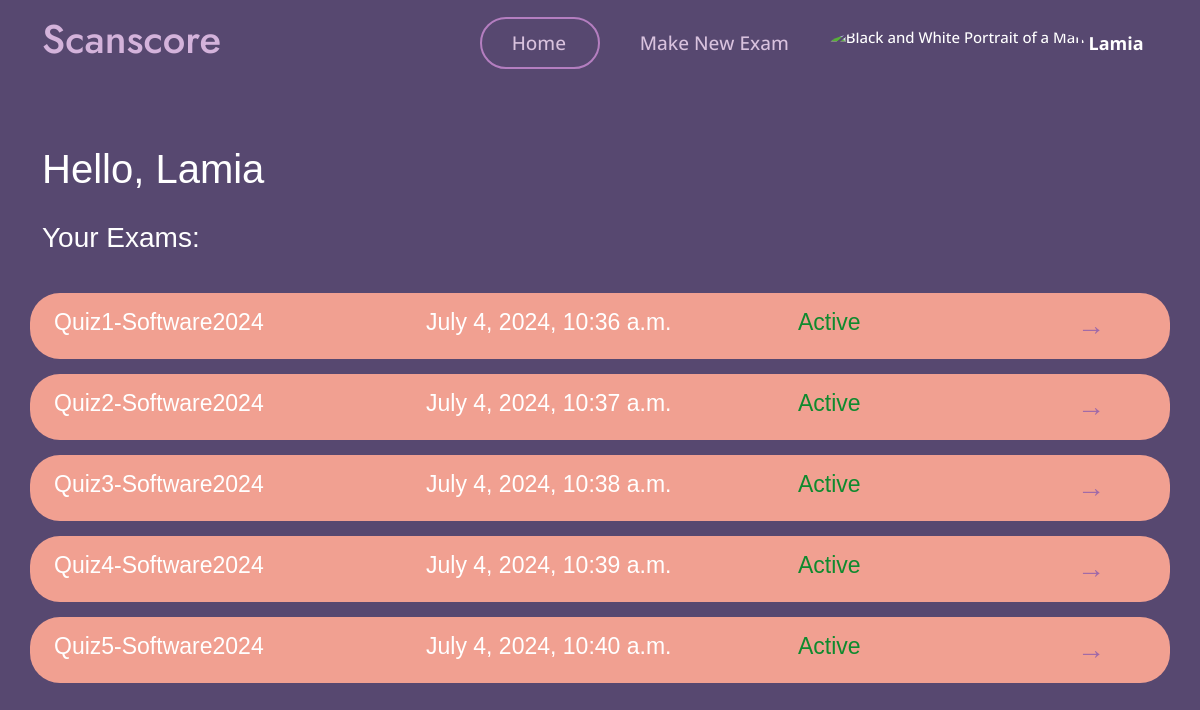
The app's page /teacher_dashboard/ (signed in) with its own data.
### myapp/models.py (models this page shows)
class User(AbstractUser):
    userType = models.CharField(max_length=10, choices=[('teacher', 'Teacher'), ('student', 'Student')])

class Exam(models.Model):
    name = models.CharField(max_length=100)
    teacher = models.ForeignKey(User, on_delete=models.CASCADE)
    question= models.TextField(max_length=10000)
    model_answer = models.TextField(max_length=10000)
    keywordsList = models.TextField(max_length=10000,null=True,blank=True)
    is_active = models.BooleanField(default=False)
    time_created = models.DateTimeField(auto_now_add=True)
    time_updated = models.DateTimeField(auto_now=True)
    ocr_graded = models.BooleanField(default=False)

### myapp/views.py (the view)
# urls.py: path('teacher_dashboard/', views.teacher_dashboard, name='teacher_dashboard'),
def teacher_dashboard(request):
    if not hasattr(request.user, 'teacher'): # Check if the user is a teacher
        return HttpResponseForbidden("You are not authorized to view this page.")
    exams = Exam.objects.filter(teacher=request.user)
    return render(request, 'myapp/teacher/teacher_dashboard.html', {'exams': exams})

### templates/myapp/teacher/teacher_dashboard.html (shortened to what this page needs)
{% load static %}
<!DOCTYPE html>
<html lang="en">
<head>
    <link href="{% static 'vendor/aos/aos.css' %}" rel="stylesheet">
    <link href="{% static 'vendor/bootstrap/css/bootstrap.min.css' %}" rel="stylesheet">
    <link href="{% static 'vendor/bootstrap-icons/bootstrap-icons.css' %}" rel="stylesheet">
    <link href="{% static 'vendor/boxicons/css/boxicons.min.css' %}" rel="stylesheet">
    <link href="{% static 'vendor/glightbox/css/glightbox.min.css' %}" rel="stylesheet">
    <link href="{% static 'vendor/remixicon/remixicon.css' %}" rel="stylesheet">
    <link href="{% static 'vendor/swiper/swiper-bundle.min.css' %}" rel="stylesheet">
    <link href="{% static 'css/main.css' %}" rel="stylesheet">
    <link href="{% static 'css/style.css' %}" rel="stylesheet">
</head>
<body>
    <header id="header" class="fixed-top">
        <div class="container d-flex align-items-center justify-content-between">
            <h1 class="me-auto"><a href="{% url 'teacher_dashboard' %}" style="color: #d4b3db;" id="scan">Scanscore</a>
            </h1>
            <nav id="navbar" class="navbar order-last order-lg-0">
                <ul>
                    <li><a class="nav-link scrollto active Active" href="{% url 'teacher_dashboard' %}"
                            id="home">Home</a>
                    </li>
                    <li><a class="nav-link scrollto" href="{% url 'create_exam' %}" id="makenew">Make New Exam</a></li>
                    <li class="dropdown">
                        <a href="#">
                            <img src="{% static 'img/unknown_user.jpg' %}" class="rounded-circle" height="35"
                                alt="Black and White Portrait of a Man" loading="lazy" id="img_pro" />
                            <strong class="d-none d-sm-block ms-1" id="username">{{ user.first_name }}</strong>
                            <i class="bi bi-chevron-down" id="arrow_pro"></i>
                        </a>
                    </li>
                </ul>
            </nav>
        </div>
    </header>
    <section style="text-align: left;font-family: Arial, Helvetica, sans-serif; background: transparent;">
        <div class="container">
            {% block content %}
            <h1 id="hello"
                style="font-family: 'Trebuchet MS', 'Lucida Sans Unicode', 'Lucida Grande', 'Lucida Sans', Arial, sans-serif;color: white;margin-top: 15px;">
                Hello, {{ user.first_name }}
            </h1>
            <h3 style="font-family: 'Trebuchet MS', 'Lucida Sans Unicode', 'Lucida Grande', 'Lucida Sans', Arial, sans-serif;color: white;position: relative;
  top: 20px;" id="your_exam">
                Your Exams:</h3>
            <div class="exam-list">
                {% for exam in exams %}
                <div class="row exam-item" id="exam-list">
                    <div class="col-md-4 col-12">{{ exam.name }}</div>
                    <div class="col-md-4 col-12">{{ exam.time_created }}</div>
                    <div class="col-md-3 col-10">
                        {% if exam.is_active %}
                        <span class="active act_class" id="act" style="color:#0f8a2e">Active</span>
                        {% else %}
                        <span class="inactive act_class" id="inact" style="color:#db3a3a">Inactive</span>
                        {% endif %}
                    </div>
                    <a href="{% url 'view_exam_teacher' exam.id %}" class="col-md-1 col-2" id="arrow-dir">→</a>
                </div>
                {% empty %}
                <div style="text-align: center;">
                    <h2 style="padding-left: 15px;">No exams created yet.</h2>
                </div>
                {% endfor %}
            </div>
            {% endblock %}
        </div>
    </section>
</body>
</html>

### static/css/main.css (style rules this page uses)
:root { --default-font: "Open Sans", system-ui, -apple-system, "Segoe UI", Roboto, "Helvetica Neue", Arial, "Noto Sans", "Liberation Sans", sans-serif, "Apple Color Emoji", "Segoe UI Emoji", "Segoe UI Symbol", "Noto Color Emoji"; --heading-font: "Jost", sans-serif; --nav-font: "Poppins", sans-serif; }
:root { --background-color: #ffffff; --background-color-rgb: 255, 255, 255; --default-color: #444444; --default-color-rgb: 68, 68, 68; --heading-color: #37517e; --heading-color-rgb: 55, 81, 126; --accent-color: #47b2e4; --accent-color-rgb: 71, 178, 228; --contrast-color: #ffffff; --contrast-color-rgb: 255, 255, 255; }
:root { --nav-color: #ffffff; --nav-hover-color: #47b2e4; --nav-dropdown-color: #444444; --nav-dropdown-hover-color: #47b2e4; --nav-dropdown-background-color: #ffffff; }
:root { scroll-behavior: smooth; }
body { color: var(--default-color); background-color: var(--background-color); font-family: var(--default-font); }
a { color: var(--accent-color); text-decoration: none; transition: 0.3s; }
h1, h2, h3, h4, h5, h6 { color: var(--heading-color); font-family: var(--heading-font); }
section, .section { color: var(--default-color); background-color: var(--background-color); padding: 60px 0; scroll-margin-top: 88px; overflow: clip; }

### Scanscore/static/css/style.css (style rules this page uses)
body { font-family: "Open Sans", sans-serif; background: #574870 !important; }
:root { --background-color: #ffffff; --background-color-rgb: 255, 255, 255; --default-color: #444444; --default-color-rgb: 68, 68, 68; --heading-color: #9e69a9; --heading-color-rgb: 55, 81, 126; --accent-color: #9e69a9; --accent-color-rgb: 71, 178, 228; --contrast-color: #ffffff; --contrast-color-rgb: 255, 255, 255; }
#home { color: #d9c2de; width: 120px; border-radius: 50px; font-size: 19px; }
#makenew { color: #d9c2de; font-size: 19px; width: 190px; margin-left: 10px; border-radius: 50px; }
#header { background-color: transparent; }
#header .container { display: flex; justify-content: center; align-items: center; height: 100%; }
#username { font-size: 18px; }
#exam-list { border-radius: 30px; background-color: #f1a091; color: #fff; padding: 12px; margin-bottom: 15px; font-size: 23px; position: relative; top: 50px; }
#arrow-dir { color: #9e69a9; text-decoration: none; font-size: 28px; }
.Active { border: 2px solid #b47ec0 !important; }
a { text-decoration: none; }
#header { transition: all 0.5s; z-index: 997; padding: 15px 0; }
.navbar { padding: 0; }
.navbar ul { margin: 0; padding: 0; display: flex; list-style: none; align-items: center; }
.navbar li { position: relative; }
.navbar a, .navbar a:focus { display: flex; align-items: center; justify-content: space-between; padding: 10px 0 10px 30px; font-size: 15px; font-weight: 500; color: #fff; white-space: nowrap; transition: 0.3s; }
.navbar a i, .navbar a:focus i { font-size: 12px; line-height: 0; margin-left: 5px; }
.navbar a:hover, .navbar .active, .navbar .active:focus, .navbar li:hover>a { color: #906899; }
section { padding: 60px 0; overflow: hidden; position: relative; top: 70px; }

### records on screen
User: first_name "Lamia"
Exam: name "Quiz1-Software2024", time_created "July 4, 2024, 10:36 a.m.", is_active "Active"
Exam: name "Quiz2-Software2024", time_created "July 4, 2024, 10:37 a.m.", is_active "Active"
Exam: name "Quiz3-Software2024", time_created "July 4, 2024, 10:38 a.m.", is_active "Active"
Exam: name "Quiz4-Software2024", time_created "July 4, 2024, 10:39 a.m.", is_active "Active"
Exam: name "Quiz5-Software2024", time_created "July 4, 2024, 10:40 a.m.", is_active "Active"
